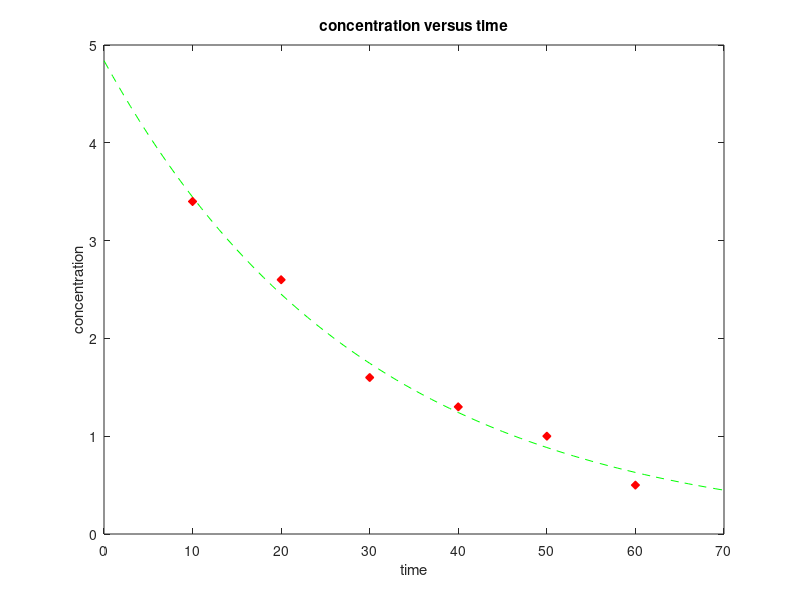

Reproduce this figure in MATLAB.
%2.11

t_data=[10:10:60];
c_data=[3.4 ,2.6 ,1.6 ,1.3, 1.0, 0.5];

t=[0:1:70];
c=4.84*exp(-0.034*t);

plot(t,c,'g--');
hold on
plot(t_data, c_data, 'rd','MarkerFace','r');
xlabel('time');
ylabel('concentration');
title('concentration versus time');